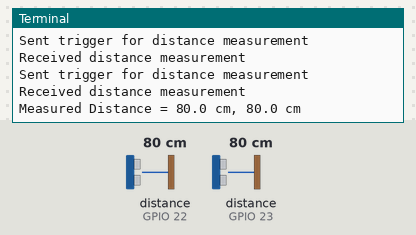
The program below on a simulated Raspberry Pi (BCM pin numbers). Parts: the last lines printed to the terminal. The test bench sets the inputs (shaded band); at power-on: distance to the obstacle (sensors on GPIO 22, GPIO 23) 80 cm. The echo pulse lasts 58.3 µs per cm; the clock reads 2024-03-15 10:24:30 at power-on unless the program sets it.

Above: at 3.2 s.
3.3 s: distance to the obstacle (sensor on GPIO 22) set to 2 cm
At 3.65 s:
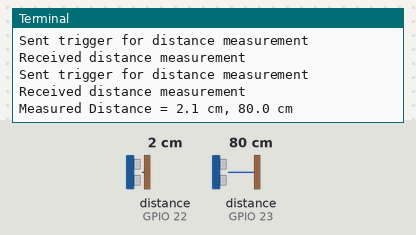
4.8 s: distance to the obstacle (sensor on GPIO 23) set to 2 cm
At 5.1 s:
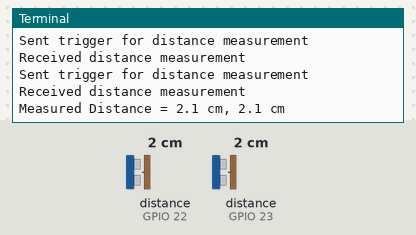
6.3 s: distance to the obstacle (sensor on GPIO 22) set to 4 cm
At 6.52 s:
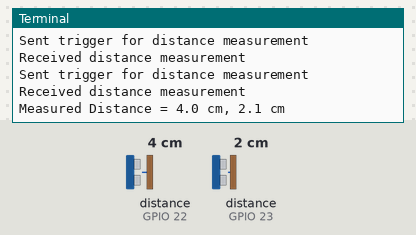
7.8 s: distance to the obstacle (sensor on GPIO 23) set to 4 cm
At 8.15 s:
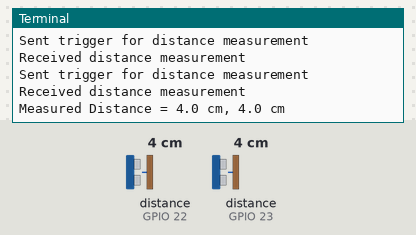
Timing chart, 0 to 10.3 s (numbered marks = the images above; inputs shaded):
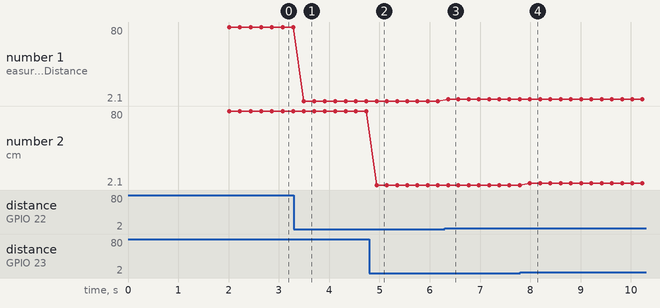

Measured:
- after the input at 3.3 s, the terminal: prints a new line after 0.19 s (image 1)
- after the input at 4.8 s, the terminal: prints a new line after 0.14 s (image 2)
- after the input at 6.3 s, the terminal: prints a new line after 0.07 s (image 3)
- after the input at 7.8 s, the terminal: prints a new line after 0.19 s (image 4)
- plotted number 1: 80 → 2.1 after the input at 3.3 s, 2.1 → 4 after the input at 6.3 s

The program:

HC-SR04.py
```python
import RPi.GPIO as GPIO
import time

#GPIO Mode (BOARD / BCM)
GPIO.setmode(GPIO.BCM)

#set GPIO Pins
GPIO_TRIGGER_1 = 18
GPIO_ECHO_1 = 23

GPIO_TRIGGER_2 = 17
GPIO_ECHO_2 = 22

#set GPIO direction (IN / OUT)
GPIO.setup(GPIO_TRIGGER_1, GPIO.OUT)
GPIO.setup(GPIO_ECHO_1, GPIO.IN)
GPIO.output(GPIO_TRIGGER_1, False)

GPIO.setup(GPIO_TRIGGER_2, GPIO.OUT)
GPIO.setup(GPIO_ECHO_2, GPIO.IN)
GPIO.output(GPIO_TRIGGER_2, False)

def distance(trigger,echo):
    print("Sent trigger for distance measurement")
    GPIO.output(trigger, True)
    time.sleep(0.00001)
    GPIO.output(trigger, False)

    StartTime = time.time()
    StopTime = time.time()

    while GPIO.input(echo) == 0:
        StartTime = time.time()

    while GPIO.input(echo) == 1:
        StopTime = time.time()
    print("Received distance measurement")
    TimeElapsed = StopTime - StartTime
    distance = (TimeElapsed * 34300) / 2

    return distance


if __name__ == '__main__':
    try:
        print("Sensors settling...")
        time.sleep(2)
        while True:
            dist2 = distance(GPIO_TRIGGER_1,GPIO_ECHO_1)
            dist1 = distance(GPIO_TRIGGER_2,GPIO_ECHO_2)
            print ("Measured Distance = %.1f cm, %.1f cm" % (dist1, dist2))
            time.sleep(0.2)

        # Reset by pressing CTRL + C
    except KeyboardInterrupt:
        print("Measurement stopped by User")
        GPIO.cleanup()
```
